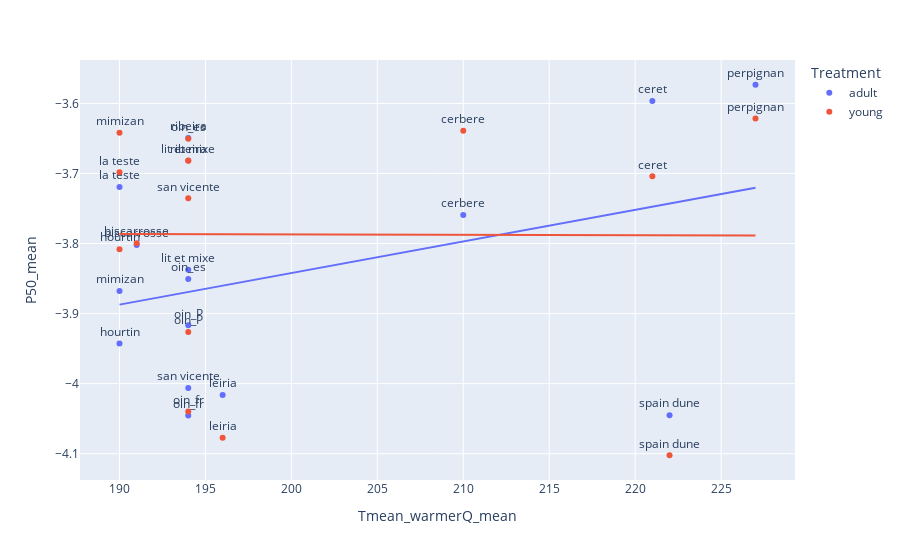

The code cell stored with this chart in its notebook:
### Code cell
import plotly.express as px

fig = px.scatter(df_mean_pp_T, x="Tmean_warmerQ_mean", y="P50_mean", color="Treatment", trendline="ols",
                 text = "site")
fig.update_traces(textposition='top center')
fig.show()

### Figure 1 — Plotly figure (JSON) as saved in the notebook; plotly's stock layout.template omitted (floating-point values rounded to 4 significant figures)
{"data": [{"hovertemplate": "Treatment=adult<br>Tmean_warmerQ_mean=%{x}<br>P50_mean=%{y}<br>site=%{text}<extra></extra>", "legendgroup": "adult", "marker": {"color": "#636efa", "symbol": "circle"}, "mode": "markers+text", "name": "adult", "orientation": "v", "showlegend": true, "text": ["biscarrosse", "cerbere", "ceret", "hourtin", "la teste", "leiria", "lit et mixe", "mimizan", "oin_P", "oin_es", "oin_fr", "perpignan", "ribeira", "san vicente", "spain dune"], "textposition": "top center", "type": "scatter", "x": [191, 210, 221, 190, 190, 196, 194, 190, 194, 194, 194, 227, 194, 194, 222], "xaxis": "x", "y": [-3.802, -3.759, -3.596, -3.943, -3.719, -4.016, -3.838, -3.868, -3.917, -3.851, -4.045, -3.573, -3.649, -4.006, -4.045], "yaxis": "y"}, {"hovertemplate": "<b>OLS trendline</b><br>P50_mean = 0.00450536 * Tmean_warmerQ_mean + -4.74323<br>R<sup>2</sup>=0.137532<br><br>Treatment=adult<br>Tmean_warmerQ_mean=%{x}<br>P50_mean=%{y} <b>(trend)</b><extra></extra>", "legendgroup": "adult", "marker": {"color": "#636efa", "symbol": "circle"}, "mode": "lines", "name": "adult", "showlegend": false, "textposition": "top center", "type": "scatter", "x": [190, 190, 190, 191, 194, 194, 194, 194, 194, 194, 196, 210, 221, 222, 227], "xaxis": "x", "y": [-3.887, -3.887, -3.887, -3.883, -3.869, -3.869, -3.869, -3.869, -3.869, -3.869, -3.86, -3.797, -3.748, -3.743, -3.721], "yaxis": "y"}, {"hovertemplate": "Treatment=young<br>Tmean_warmerQ_mean=%{x}<br>P50_mean=%{y}<br>site=%{text}<extra></extra>", "legendgroup": "young", "marker": {"color": "#EF553B", "symbol": "circle"}, "mode": "markers+text", "name": "young", "orientation": "v", "showlegend": true, "text": ["biscarrosse", "cerbere", "ceret", "hourtin", "la teste", "leiria", "lit et mixe", "mimizan", "oin_P", "oin_es", "oin_fr", "perpignan", "ribeira", "san vicente", "spain dune"], "textposition": "top center", "type": "scatter", "x": [191, 210, 221, 190, 190, 196, 194, 190, 194, 194, 194, 227, 194, 194, 222], "xaxis": "x", "y": [-3.799, -3.639, -3.704, -3.808, -3.698, -4.077, -3.681, -3.642, -3.926, -3.65, -4.04, -3.622, -3.682, -3.736, -4.102], "yaxis": "y"}, {"hovertemplate": "<b>OLS trendline</b><br>P50_mean = -5.79413e-05 * Tmean_warmerQ_mean + -3.77556<br>R<sup>2</sup>=0.000020<br><br>Treatment=young<br>Tmean_warmerQ_mean=%{x}<br>P50_mean=%{y} <b>(trend)</b><extra></extra>", "legendgroup": "young", "marker": {"color": "#EF553B", "symbol": "circle"}, "mode": "lines", "name": "young", "showlegend": false, "textposition": "top center", "type": "scatter", "x": [190, 190, 190, 191, 194, 194, 194, 194, 194, 194, 196, 210, 221, 222, 227], "xaxis": "x", "y": [-3.787, -3.787, -3.787, -3.787, -3.787, -3.787, -3.787, -3.787, -3.787, -3.787, -3.787, -3.788, -3.788, -3.788, -3.789], "yaxis": "y"}], "layout": {"legend": {"title": {"text": "Treatment"}, "tracegroupgap": 0}, "margin": {"t": 60}, "xaxis": {"anchor": "y", "domain": [0, 1], "title": {"text": "Tmean_warmerQ_mean"}}, "yaxis": {"anchor": "x", "domain": [0, 1], "title": {"text": "P50_mean"}}}}
